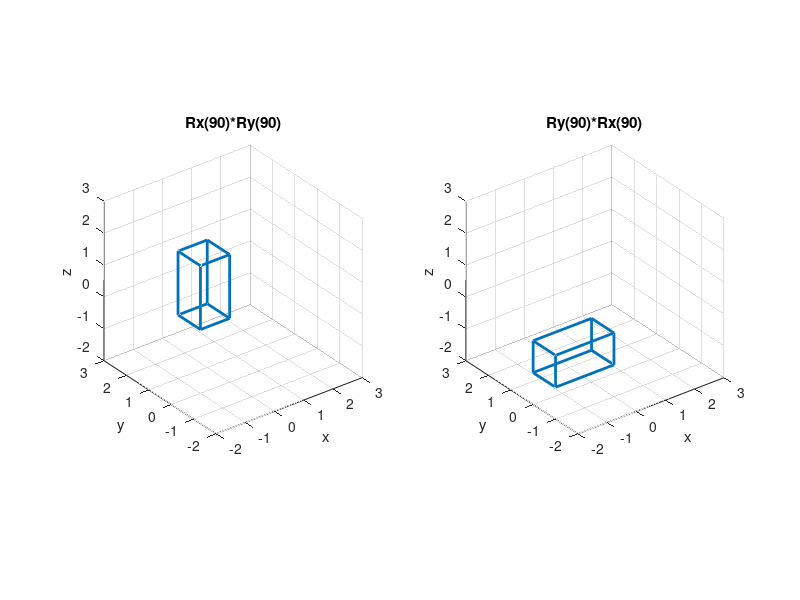

Recreate this plot in MATLAB.
clear all; close all;
xvect=[0,1,1,0,0];yvect=[0,0,1,1,0];zvect=zeros(1,5);
xvect=[xvect,xvect]; yvect=[yvect,yvect];zvect=[zvect,ones(1,5)];
xvect=[xvect,nan,1,1,nan,1,1,nan,0,0];
yvect=[yvect,nan,0,0,nan,1,1,nan,1,1];
zvect=[zvect,nan,0,1,nan,0,1,nan,0,1];
vect=[xvect;yvect;zvect];vect(2,:)=vect(2,:)*2;
plot3(vect(1,:),vect(2,:),vect(3,:),'linewidth',5);
axis equal;grid;
axis([-2,3,-2,3,-2,3]);
viewagl=[-37.5,30];
close all; thy=0;
Rx=inline('[1,0,0;0,cos(thx),-sin(thx);0,sin(thx),cos(thx)]');
Ry=inline('[cos(thy),0,-sin(thy);0,1,0;-sin(thy),0,cos(thy)]');
%Rz=inline('[cos(thx),-sin(thx),0;sin(thx),cos(thx),0;0,0,1]');
for thx=[0:0.1:(90*pi/180),(90*pi/180)]
    newvect=Rx(thx)*Ry(thy)*vect;
    subplot(121);
    plot3(newvect(1,:),newvect(2,:),newvect(3,:),'linewidth',2);
    axis equal;grid;xlabel('x');ylabel('y');zlabel('z');
    axis([-2,3,-2,3,-2,3]);
    view(viewagl);
    title(sprintf('Rx(%d)*Ry(%d)',round(thx*180/pi),round(thy*180/pi)));
       newvect=Ry(thy)*Rx(thx)*vect;
    subplot(122);
    plot3(newvect(1,:),newvect(2,:),newvect(3,:),'linewidth',2);
    axis equal;grid;xlabel('x');ylabel('y');zlabel('z');
    axis([-2,3,-2,3,-2,3]);
    view(viewagl);
    title(sprintf('Ry(%d)*Rx(%d)',round(thy*180/pi),round(thx*180/pi)));
    drawnow;
end 
for thy=[0:0.1:(90*pi/180),(90*pi/180)]
    newvect=Rx(thx)*Ry(thy)*vect;
    subplot(121);
    plot3(newvect(1,:),newvect(2,:),newvect(3,:),'linewidth',2);
    axis equal;grid;xlabel('x');ylabel('y');zlabel('z');
    axis([-2,3,-2,3,-2,3]);
    view(viewagl);
    title(sprintf('Rx(%d)*Ry(%d)',round(thx*180/pi),round(thy*180/pi)));
    
    newvect=Ry(thy)*Rx(thx)*vect;
    subplot(122);
    plot3(newvect(1,:),newvect(2,:),newvect(3,:),'linewidth',2);
    axis equal;grid;xlabel('x');ylabel('y');zlabel('z');
    axis([-2,3,-2,3,-2,3]);
    view(viewagl);
    title(sprintf('Ry(%d)*Rx(%d)',round(thy*180/pi),round(thx*180/pi)));
    drawnow;
end 
